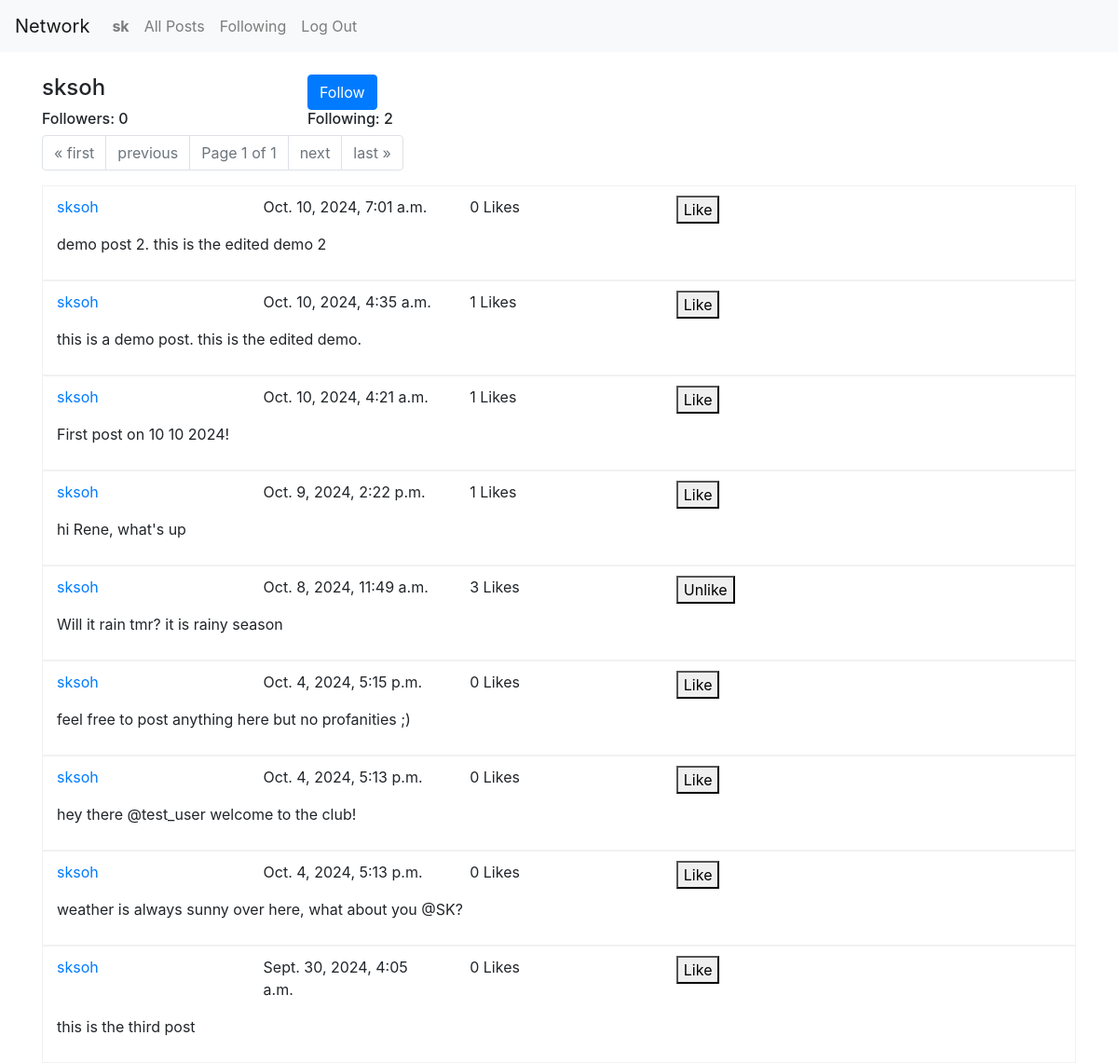
The page /profile/2 (signed in) on the database its author committed.
### network/models.py (models this page shows, shortened)
class User(AbstractUser):
    pass

class Post(models.Model):
    author = models.ForeignKey(User, on_delete=models.CASCADE, related_name="user_author")
    content = models.CharField(max_length=128)
    date_time = models.DateTimeField(auto_now_add=True)
    likes = models.ManyToManyField(User, blank=True, related_name="posts_liked")

### network/views.py (the view)
# urls.py: path("profile/<int:id>", views.user_profile, name="user_profile"),
def user_profile(request, id):
    try:
        selected_user_data = User.objects.get(id=id)
        selected_user_all_post = Post.objects.filter(author=selected_user_data).order_by('date_time').reverse()
        paginator = Paginator(selected_user_all_post, 10) # Show 10 per page
        page_number = request.GET.get('page')
        page_obj = paginator.get_page(page_number)
    except User.DoesNotExist:
        selected_user_data = None
    try:
        single_row = Follow.objects.get(follower=request.user, following=selected_user_data)
        is_following = True
    except Follow.DoesNotExist:
        single_row = None
        is_following = False
    try:
        all_followers = Follow.objects.filter(following=selected_user_data)
        count_follows = len(all_followers)
    except Follow.DoesNotExist:
        count_follows = 0
    try:
        all_following = Follow.objects.filter(follower=selected_user_data)
        count_followings = len(all_following)
    except Follow.DoesNotExist:
        count_followings = 0
    return render(request, "network/profile.html", {
        'page_obj': page_obj,
        'is_following': is_following,
        'selected_user_data' : selected_user_data,
        'count_follows': count_follows,
        'count_followings': count_followings,
    })

### network/templates/network/profile.html (shortened to what this page needs)
{% extends "network/layout.html" %}
{% load static %}
{% block body %}
<div class="container">
    <br>
    <div class="row">
        <div class="col-3">
            <h4>{{ selected_user_data.username }}</h4>
        </div>
        <div class="col-3">
            {% if user.is_authenticated %}
                {% if user.id != selected_user_data.id %}
                        {% if is_following %}
                            <form action="{% url 'unfollow' id=selected_user_data.id %}" method="post">
                                {% csrf_token %}
                                <button type="submit" class="btn btn-warning">Unfollow</button>
                            </form>
                        {% else %}
                            <form action="{% url 'follow' id=selected_user_data.id %}" method="post">
                                <button type="submit" class="btn btn-primary">Follow</button>
                            </form>
                        {% endif %}
                {% endif %}
            {% endif %}
        </div>
    </div>
    <div class="row">
        <div class="col-3">
            <h6>Followers: {{ count_follows }} </h6>
        </div>
        <div class="col-3">
            <h6>Following: {{ count_followings }} </h6>
        </div>
    </div>
    <div>
        <nav aria-label="Page navigation">
            <ul class="pagination">
                {% if page_obj.has_previous %}
                    <li class="page-item"><a class="page-link" href="?page=1">&laquo; first</a></li>
                    <li class="page-item"><a class="page-link" href="?page={{ page_obj.previous_page_number }}">previous</a></li>
                {% else %}
                    <li class="page-item disabled"><a class="page-link" href="#">&laquo; first</a></li>
                    <li class="page-item disabled"><a class="page-link" href="#">previous</a></li>
                {% endif %}
                <li class="page-item disabled">
                    <span class="page-link">Page {{ page_obj.number }} of {{ page_obj.paginator.num_pages }}</span>
                </li>
                {% if page_obj.has_next %}
                    <li class="page-item"><a class="page-link" href="?page={{ page_obj.next_page_number }}">next</a></li>
                    <li class="page-item"><a class="page-link" href="?page={{ page_obj.paginator.num_pages }}">last &raquo;</a></li>
                {% else %}
                    <li class="page-item disabled"><a class="page-link" href="#">next</a></li>
                    <li class="page-item disabled"><a class="page-link" href="#">last &raquo;</a></li>
                {% endif %}
            </ul>
        </nav>
        <div>
            {% for post in page_obj.object_list %}
                <div class="container posts_div" style="border: 0.5px solid #d3d3d352; padding-top: 10px; padding-bottom: 10px;">
                    <div class="row">
                        <div class="col">
                            <a href="{% url 'user_profile' id=post.author.id %}">{{ post.author }}</a>
                        </div>
                        <div class="col">
                            <p>{{ post.date_time }}</p>
                        </div>
                        <div class="col">
                            <span id="like-count-{{ post.id }}">{{ post.likes.count }} Likes</span>
                        </div>
                        <div class="col">
                            <button class="like_buttons" type="submit" data-post-id="{{ post.id }}">
                                {% if user in post.likes.all %}
                                    Unlike
                                {% else %}
                                    Like
                                {% endif %}
                            </button>
                        </div>
                        <div class="col">
                        </div>
                    </div>
                    <div id="content-view-{{ post.id }}">
                        <p>{{ post.content }}</p>
                    </div>
                </div>
            {% endfor %}
        </div>
    </div>
</div>
{% endblock %}

### network/templates/network/layout.html (shortened to what this page needs)
{% load static %}
<!DOCTYPE html>
<html lang="en">
    <head>
        <link rel="stylesheet" href="https://stackpath.bootstrapcdn.com/bootstrap/4.4.1/css/bootstrap.min.css">
        <link href="{% static 'network/styles.css' %}" rel="stylesheet">
    </head>
    <body>
        <nav class="navbar navbar-expand-lg navbar-light bg-light">
            <a class="navbar-brand" href="{% url 'index' %}">Network</a>
            <div>
              <ul class="navbar-nav mr-auto">
                {% if user.is_authenticated %}
                    <li class="nav-item">
                        <a class="nav-link" href="{% url 'user_profile' id=user.id %}"><strong>{{ user.username }}</strong></a>
                    </li>
                {% endif %}
                <li class="nav-item">
                  <a class="nav-link" href="{% url 'index' %}">All Posts</a>
                </li>
                {% if user.is_authenticated %}
                    <li class="nav-item">
                        <a class="nav-link" href="{% url 'followings' %}">Following</a>
                    </li>
                    <li class="nav-item">
                        <a class="nav-link" href="{% url 'logout' %}">Log Out</a>
                    </li>
                {% endif %}
              </ul>
            </div>
          </nav>
        <div class="body">
            {% block body %}
            {% endblock %}
        </div>
    </body>
</html>

### rows shown on the page
User: username "sk"
User: username "sksoh"
Post: author "sksoh", date_time "Oct. 10, 2024, 7:01 a.m.", likes.count "0", shows "Like", content "demo post 2. this is the edited demo 2"
Post: author "sksoh", date_time "Oct. 10, 2024, 4:35 a.m.", likes.count "1", shows "Like", content "this is a demo post. this is the edited demo."
Post: author "sksoh", date_time "Oct. 10, 2024, 4:21 a.m.", likes.count "1", shows "Like", content "First post on 10 10 2024!"
Post: author "sksoh", date_time "Oct. 9, 2024, 2:22 p.m.", likes.count "1", shows "Like", content "hi Rene, what's up"
Post: author "sksoh", date_time "Oct. 8, 2024, 11:49 a.m.", likes.count "3", shows "Unlike", content "Will it rain tmr? it is rainy season"
Post: author "sksoh", date_time "Oct. 4, 2024, 5:15 p.m.", likes.count "0", shows "Like", content "feel free to post anything here but no profanities ;)"
Post: author "sksoh", date_time "Oct. 4, 2024, 5:13 p.m.", likes.count "0", shows "Like", content "hey there @test_user welcome to the club!"
Post: author "sksoh", date_time "Oct. 4, 2024, 5:13 p.m.", likes.count "0", shows "Like", content "weather is always sunny over here, what about you @SK?"
Post: author "sksoh", date_time "Sept. 30, 2024, 4:05 a.m.", likes.count "0", shows "Like", content "this is the third post"

### other values the page prints
{{ count_follows }} "0"
{{ count_followings }} "2"
{{ page_obj.number }} "1"
{{ page_obj.paginator.num_pages }} "1"
